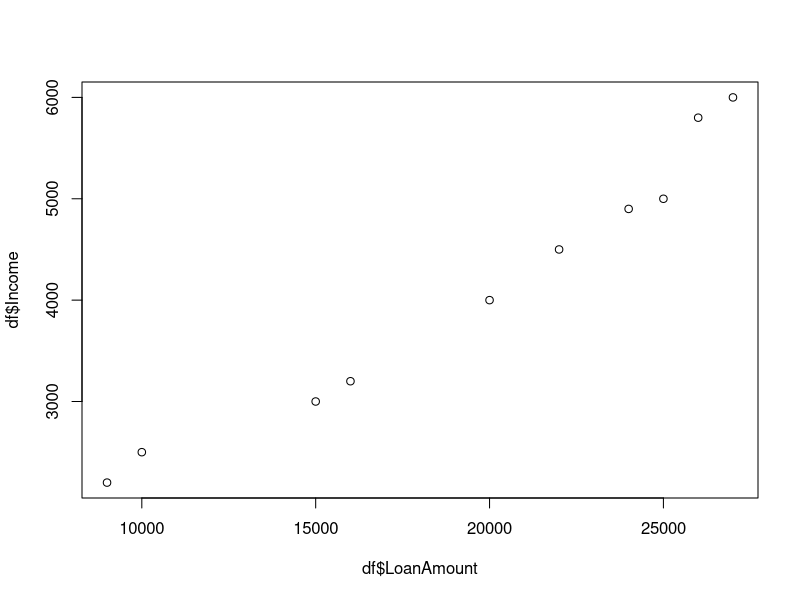

This figure's R source:
df <- data.frame(
   Income = c(4000, 3000, 5000, 2500, 6000, 4500, 3200, 5800, 2200, 4900),
   CreditScore = c(700, 650, 720, 600, 750, 710, 640, 730, 580, 705),
   LoanAmount = c(20000, 15000, 25000, 10000, 27000, 22000, 16000, 26000, 9000, 24000),
   Married = c("Yes", "No", "Yes", "No", "Yes", "Yes", "No", "Yes", "No", "Yes"),
   Approved = c(1, 0, 1, 0, 1, 1, 0, 1, 0, 1)
)

plot(df$Income~df$LoanAmount)
# View the dataset
print(df)

# Create dummy variable for Married (Yes = 1, No = 0)
df$Married_dummy <- ifelse(df$Married == "Yes", 1, 0)  # Fixed assignment operator

# Fit logistic regression model
model <- glm(Approved ~ Income + CreditScore + LoanAmount + Married_dummy, 
             family = binomial(link = "logit"), 
             data = df)

# Summary of the model
summary(model)


# New applicant data
new_applicant <- data.frame(
   Income = 4500,
   CreditScore = 700,
   LoanAmount = 20000,
   Married_dummy = 1  # 1 = "Yes", 0 = "No"
)

# Predict probability of approval
prob <- predict(model, newdata = new_applicant, type = "response")

# Print the probability (formatted as percentage)
cat("Probability of loan approval:", round(prob * 100, 1), "%\n")

